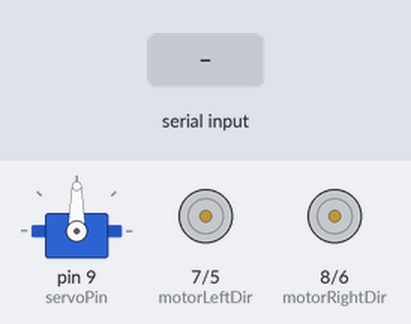
The sketch below on a simulated Arduino Uno, built with avr-gcc and run on an emulated ATmega328P. Parts: servo, direction and speed pins drawn as motors (green arrow = direction pin HIGH = forward, orange = LOW = backward, longer = more drive). The inputs (shaded band) are chosen by the test bench.

Above: at 1.2 s.
1.3 s: "START\n" received over Serial
At 2.3 s:
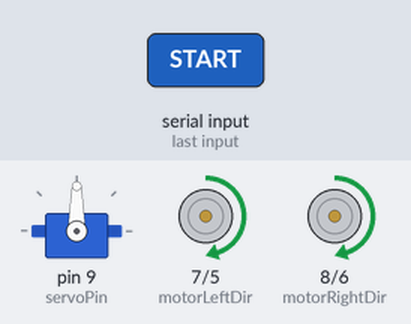
2.8 s: "GO\n" received over Serial
At 3.4 s:
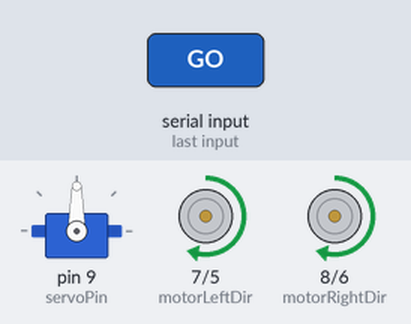
4.3 s: "PARK\n" received over Serial
At 4.6 s:
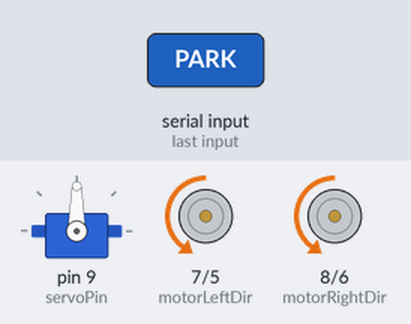
Timing chart, 0 to 7.3 s (numbered marks = the images above; inputs shaded):
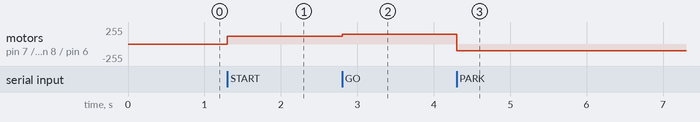

Measured:
- after the input at 1.3 s, motor on pin 7 (motorLeftDir) / pin 5 (motorLeftPWM), motor on pin 8 (motorRightDir) / pin 6 (motorRightPWM): stopped → forward 120/255 at once
- after the input at 2.8 s, motor on pin 7 (motorLeftDir) / pin 5 (motorLeftPWM), motor on pin 8 (motorRightDir) / pin 6 (motorRightPWM): forward 120/255 → forward 150/255 at once
- after the input at 4.3 s, motor on pin 7 (motorLeftDir) / pin 5 (motorLeftPWM), motor on pin 8 (motorRightDir) / pin 6 (motorRightPWM): forward 150/255 → backward 100/255 at once

The sketch:

main.ino
```cpp
#include "StateMachine.h"
#include "MotorControl.h"
#include "ServoControl.h"
#include "SerialCom.h"

void setup() {
  Serial.begin(115200);
  initMotors();
  initServo();
  initStateMachine();
}

void loop() {
  updateSerial();          // Lee comandos desde Raspberry
  updateStateMachine();    // Ejecuta el estado actual
}
```

MotorControl.cpp
```cpp
#include "MotorControl.h"
#include <Arduino.h>

// Pines ejemplo No se cual motor o controlador usan
const int motorLeftPWM = 5;
const int motorRightPWM = 6;
const int motorLeftDir = 7;
const int motorRightDir = 8;

void initMotors() {
  pinMode(motorLeftPWM, OUTPUT);
  pinMode(motorRightPWM, OUTPUT);
  pinMode(motorLeftDir, OUTPUT);
  pinMode(motorRightDir, OUTPUT);
}

void setMotorSpeed(int speedLeft, int speedRight) {
  digitalWrite(motorLeftDir, speedLeft >= 0 ? HIGH : LOW);
  digitalWrite(motorRightDir, speedRight >= 0 ? HIGH : LOW);
  analogWrite(motorLeftPWM, abs(speedLeft));
  analogWrite(motorRightPWM, abs(speedRight));
}

void stopMotors() {
  analogWrite(motorLeftPWM, 0);
  analogWrite(motorRightPWM, 0);
}

// Maniobras específicas en sus casos:
void salidaEstacionamiento() {
  // Establecer una secuencia para salir del estacionamiento
  setMotorSpeed(120, 120);
}

void darVuelta() {
  // En las esquinas
  setMotorSpeed(150, 150);
}

void esquivarCono() {
  // La Raspberry indica cuando se necesita hacer giro; aquí solo ejecutamos
  // reducir velocidad y girar
  setMotorSpeed(100, 80);
}

void ajusteTrayectoria() {
  // Correcciones muy suaves
  setMotorSpeed(110, 115);
}

void estacionamientoFinal() {
  // Secuencia inversa de la salida esto necesita ajustarse
  setMotorSpeed(-100, -100);
}
```

MotorControl.h
```cpp
#ifndef MOTOR_CONTROL_H
#define MOTOR_CONTROL_H

void initMotors();
void setMotorSpeed(int speedLeft, int speedRight);
void stopMotors();

// Maniobras específicas
void salidaEstacionamiento();
void darVuelta();
void esquivarCono();
void ajusteTrayectoria();
void estacionamientoFinal();

#endif
```

SerialCom.cpp
```cpp
#include <Arduino.h>
#include "SerialCom.h"
#include "StateMachine.h"
//Segun la comunicacion que se hace con el Raspberry y la camara se esperan estos comandos
void updateSerial() {
  if (Serial.available()) {
    String cmd = Serial.readStringUntil('\n');
    cmd.trim();

    if (cmd == "START") changeState(SALIDA_ESTACIONAMIENTO);
    else if (cmd == "GO") changeState(DAR_VUELTA);
    else if (cmd == "AVOID") changeState(ESQUIVAR_CONO);
    else if (cmd == "ADJUST") changeState(AJUSTE_TRAYECTORIA);
    else if (cmd == "PARK") changeState(ESTACIONAMIENTO_FINAL);
    else if (cmd == "STOP") changeState(IDLE);
  }
}
```

SerialCom.h
```cpp
#ifndef SERIAL_COM_H
#define SERIAL_COM_H

void updateSerial();

#endif
```

ServoControl.cpp
```cpp
#include "ServoControl.h"
#include <Servo.h>

Servo steering;

const int servoPin = 9;

void initServo() {
  steering.attach(servoPin);
  steering.write(90); // Centrado segun como ustedes ajusten el servo claro
}

void setSteeringAngle(int angle) {
  steering.write(angle);
}
```

ServoControl.h
```cpp
#ifndef SERVO_CONTROL_H
#define SERVO_CONTROL_H

void initServo();
void setSteeringAngle(int angle); // 0-180 grados

#endif
```

StateMachine.cpp
```cpp
#include "StateMachine.h"
#include "MotorControl.h"
#include "ServoControl.h"
#include "SerialCom.h"

CarState currentState;

void initStateMachine() {
  currentState = IDLE;
}

void changeState(CarState newState) {
  currentState = newState;
}

void updateStateMachine() {
  switch(currentState) {
    case IDLE:
      stopMotors();
      break;
    case SALIDA_ESTACIONAMIENTO:
      salidaEstacionamiento();
      break;
    case DAR_VUELTA:
      darVuelta();
      break;
    case ESQUIVAR_CONO:
      esquivarCono();
      break;
    case AJUSTE_TRAYECTORIA:
      ajusteTrayectoria();
      break;
    case ESTACIONAMIENTO_FINAL:
      estacionamientoFinal();
      break;
  }
}
```

StateMachine.h
```cpp
#ifndef STATE_MACHINE_H
#define STATE_MACHINE_H

enum CarState {
  IDLE,
  SALIDA_ESTACIONAMIENTO,
  DAR_VUELTA,
  ESQUIVAR_CONO,
  AJUSTE_TRAYECTORIA,
  ESTACIONAMIENTO_FINAL
};

extern CarState currentState;

void initStateMachine();
void updateStateMachine();
void changeState(CarState newState);

#endif
```
